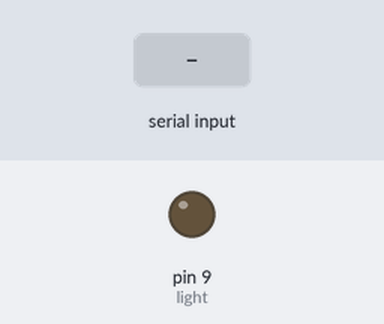
Simulated run of this sketch. Board: Arduino Uno, built with avr-gcc and run on an emulated ATmega328P. Parts: output pins drawn as LEDs (lit = HIGH). The inputs (shaded band) are chosen by the test bench.

Above: at 1.2 s.
1.3 s: "a" received over the second serial link
At 1.6 s:
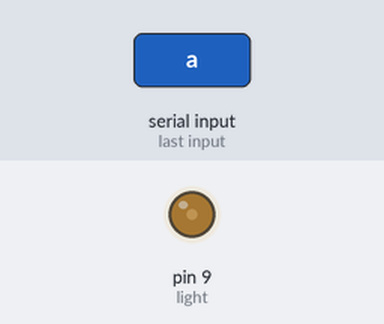
2.8 s: "b" received over the second serial link
At 3.9 s:
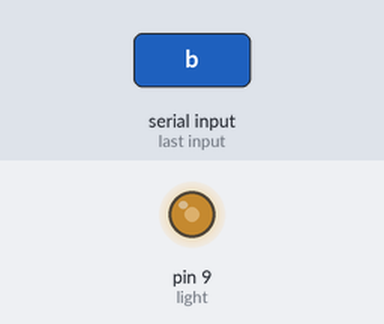
4.3 s: "c" received over the second serial link
At 5.1 s:
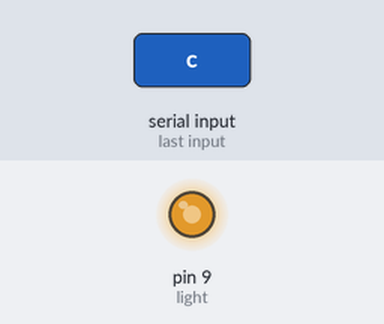
5.8 s: "d" received over the second serial link
At 6.2 s:
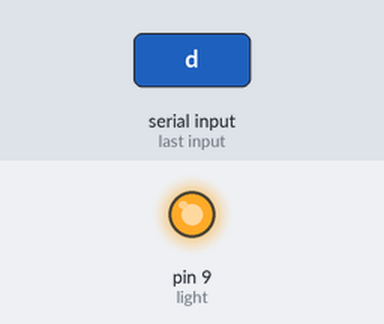
Timing chart, 0 to 8.3 s (numbered marks = the images above; inputs shaded):
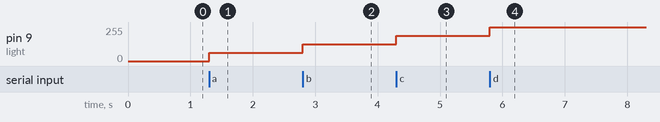

The sketch:

XBeeCases.ino
```cpp
//#include <PWM.h>

// We'll use SoftwareSerial to communicate with the XBee:
#include <SoftwareSerial.h>

SoftwareSerial XBee(2, 3);

//int32_t frequency = 1000;


int light = 9;

void setup()
{
  XBee.begin(9600);
  Serial.begin(9600);
  //analogWrite(light, 0);
  //pinMode(light, OUTPUT);

}

void loop()
{
  if (XBee.available()) {
    //Serial.write(XBee.read());

    switch (XBee.read()) {
      case 'a':
       do{
        analogWrite(light, 63);
       }while(XBee.read() == 'o');
        //delay(2000);
        break;
      case 'b':
       do{
        analogWrite(light, 126);
       }while(XBee.read() == 'o');
        break;
      case 'c':
       do{
        analogWrite(light, 189);
       }while(XBee.read() == 'o');
        break;
      case 'd':
       do{
        analogWrite(light, 255);
       }while(XBee.read() == 'o');
        break;
      default:
        analogWrite(light, 0);
    }
  }
}
```

Measured:
- after the input at 1.3 s, pin 9 (light): 0/255 → 63/255 at once
- after the input at 2.8 s, pin 9 (light): 63/255 → 126/255 at once
- after the input at 4.3 s, pin 9 (light): 126/255 → 189/255 at once
- after the input at 5.8 s, pin 9 (light): 189/255 → 255/255 at once
